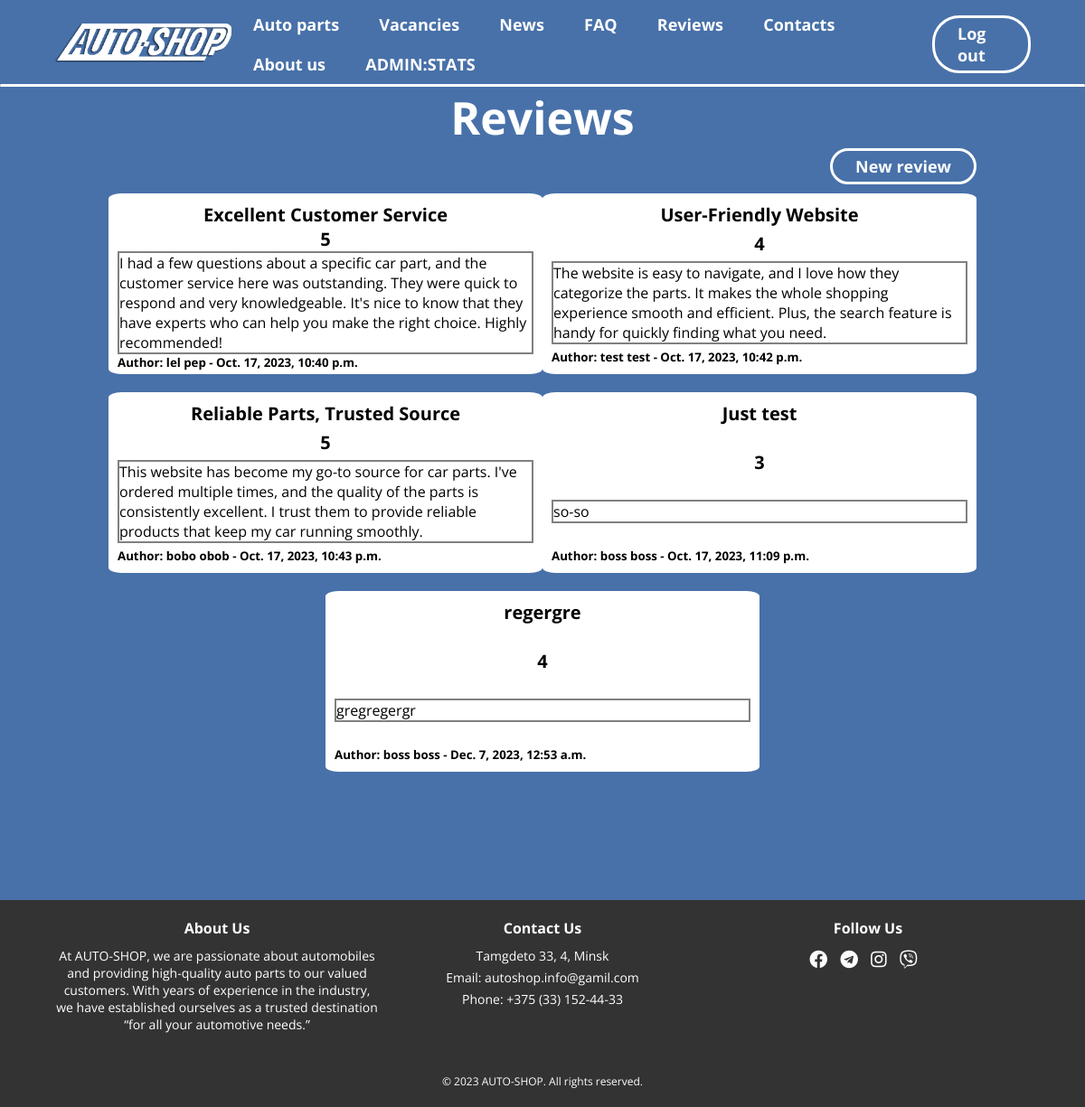
The app's page /reviews/ (signed in) with its own data.
### reviews/models.py (models this page shows, shortened)
class Review(models.Model):
    title = models.CharField(max_length=255, verbose_name="Title")
    rating = models.IntegerField(
        validators=[MinValueValidator(1), MaxValueValidator(5), ], verbose_name="Rating",
    )
    content = models.TextField(verbose_name="Text of review",)
    created_at = models.DateTimeField(default=timezone.now, verbose_name="Date of create")
    author = models.ForeignKey(
        CustomUser, on_delete=models.SET_NULL, null=True, related_name="reviews", verbose_name="Author"
    )

### authorization/models.py (models this page shows, shortened)
class CustomUser(AbstractUser):
    username = None
    email = models.EmailField(_('email address'), unique=True)
    first_name = models.CharField(max_length=100, help_text="Enter first name")
    last_name = models.CharField(max_length=100, help_text="Enter last name")
    date_birth = models.DateField(help_text="")
    phone_number = models.CharField(max_length=50, help_text="Enter phone number")
    objects = CustomUserManager()
    USERNAME_FIELD = 'email'
    REQUIRED_FIELDS = ["first_name", "last_name", "date_birth", "phone_number"]

### reviews/views.py (the view)
# urls.py: path("", ReviewListView.as_view(), name="review-list"),
class ReviewListView(ListView):
    template_name = "reviews/review-list.html"
    model = Review

### reviews/templates/reviews/review-list.html (shortened to what this page needs)
{% extends 'base.html' %}
{% load static %}
{% block content %}
<link rel="stylesheet" href="{% static 'reviews/css/review_list.css' %}">
<div class="container-main">
    <h1 class="review-title">Reviews</h1>
    <a class="btn" href="{% url 'review-create' %}">New review</a>
    <div class="review-list">
        {% for review in review_list %}
        <div class="review">
            <article itemscope itemtype="https://schema.org/UserReview">
                <h2 itemprop="name">{{ review.title }}</h2>
                <h2 itemprop="reviewRating">{{ review.rating }}</h2>
                <p itemprop="reviewBody">{{ review.content }}</p>
                <h5>
                    Author: {{ review.author.first_name }} {{ review.author.last_name }} -
                    <time itemprop="dateCreated" content="{{ review.created_at }}">{{ review.created_at }}</time>
                </h5>
            </article>
        </div>
        {% endfor %}
    </div>
</div>
{% endblock %}

### static/css/base.css (style rules this page uses)
:root { --height-body: 900px; }
* { padding: 0; margin: 0; font-family: 'Open Sans', 'Calibri'; box-sizing: border-box; }
body { background-color: #4871A9; color:white; }

### reviews/static/reviews/css/review_list.css (style rules this page uses)
.container-main { padding-left: 10%; padding-right: 10%; display: flex; color:black; flex-direction: column; }
.review-list { display: flex; flex-wrap: wrap; align-items: stretch; justify-content: space-around; }
.review-title { text-align: center; font-size: 50px; color: white; }
.review { margin: 10px 0 10px 0; }
.btn { align-self: flex-end; padding: 5px 25px; background-color: transparent; border: 3px solid white; border-radius: 30px; color: white; font-weight: bold; font-size: 18px; text-decoration: none; transition: .4s; }

### records on screen
Review: title "Excellent Customer Service", rating "5", content "I had a few questions about a specific car part, and the customer service here was outstanding. They were quick to respond and very knowledgeable. It's nice to know that they have experts who can help you make the right choice. Highly recommended!", author.first_name "lel", author.last_name "pep", created_at "Oct. 17, 2023, 10:40 p.m."
Review: title "User-Friendly Website", rating "4", content "The website is easy to navigate, and I love how they categorize the parts. It makes the whole shopping experience smooth and efficient. Plus, the search feature is handy for quickly finding what you need.", author.first_name "test", author.last_name "test", created_at "Oct. 17, 2023, 10:42 p.m."
Review: title "Reliable Parts, Trusted Source", rating "5", content "This website has become my go-to source for car parts. I've ordered multiple times, and the quality of the parts is consistently excellent. I trust them to provide reliable products that keep my car running smoothly.", author.first_name "bobo", author.last_name "obob", created_at "Oct. 17, 2023, 10:43 p.m."
Review: title "Just test", rating "3", content "so-so", author.first_name "boss", author.last_name "boss", created_at "Oct. 17, 2023, 11:09 p.m."
Review: title "regergre", rating "4", content "gregregergr", author.first_name "boss", author.last_name "boss", created_at "Dec. 7, 2023, 12:53 a.m."
